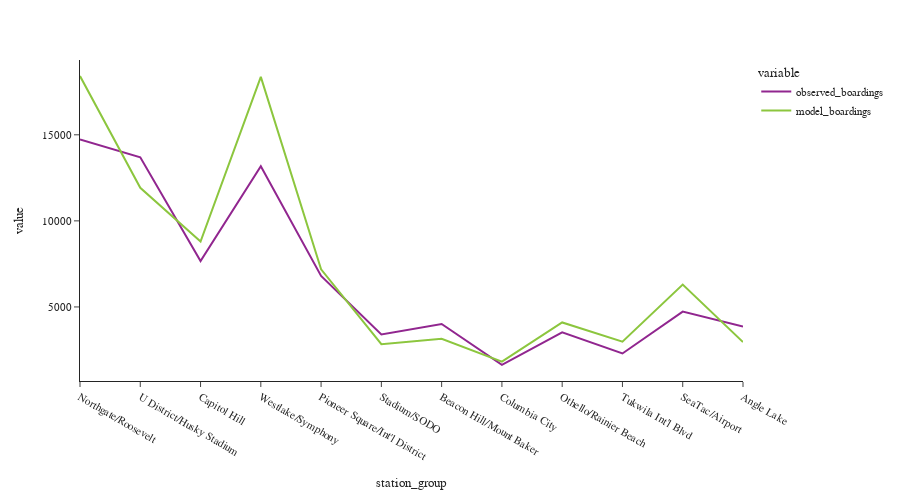

This figure's notebook cell:
### Code cell
fig = px.line(df_combined[['observed_boardings','model_boardings']])
fig.update_layout(height=500, width=900, font=dict(size=11),
                  yaxis_tickformat = '.00f')
fig.show()

### Figure 1 — Plotly figure (JSON) as saved in the notebook; plotly's stock layout.template omitted (floating-point values rounded to 4 significant figures)
{"data": [{"hovertemplate": "variable=observed_boardings<br>station_group=%{x}<br>value=%{y}<extra></extra>", "legendgroup": "observed_boardings", "line": {"color": "#91268F", "dash": "solid"}, "marker": {"symbol": "circle"}, "mode": "lines", "name": "observed_boardings", "orientation": "v", "showlegend": true, "type": "scatter", "x": ["Northgate/Roosevelt", "U District/Husky Stadium", "Capitol Hill", "Westlake/Symphony", "Pioneer Square/Int'l District", "Stadium/SODO", "Beacon Hill/Mount Baker", "Columbia City", "Othello/Rainier Beach", "Tukwila Int'l Blvd", "SeaTac/Airport", "Angle Lake"], "xaxis": "x", "y": [14733, 13697, 7667, 13169, 6799, 3400, 4008, 1630, 3525, 2298, 4731, 3865], "yaxis": "y"}, {"hovertemplate": "variable=model_boardings<br>station_group=%{x}<br>value=%{y}<extra></extra>", "legendgroup": "model_boardings", "line": {"color": "#8CC63E", "dash": "solid"}, "marker": {"symbol": "circle"}, "mode": "lines", "name": "model_boardings", "orientation": "v", "showlegend": true, "type": "scatter", "x": ["Northgate/Roosevelt", "U District/Husky Stadium", "Capitol Hill", "Westlake/Symphony", "Pioneer Square/Int'l District", "Stadium/SODO", "Beacon Hill/Mount Baker", "Columbia City", "Othello/Rainier Beach", "Tukwila Int'l Blvd", "SeaTac/Airport", "Angle Lake"], "xaxis": "x", "y": [18410.0, 11920.0, 8801.0, 18360.0, 7186.0, 2840.0, 3152.0, 1820.0, 4100.0, 2983.0, 6299.0, 2962.0], "yaxis": "y"}], "layout": {"font": {"size": 11}, "height": 500, "legend": {"title": {"text": "variable"}, "tracegroupgap": 0}, "margin": {"t": 60}, "width": 900, "xaxis": {"anchor": "y", "domain": [0, 1], "title": {"text": "station_group"}}, "yaxis": {"anchor": "x", "domain": [0, 1], "tickformat": ".00f", "title": {"text": "value"}}}}
